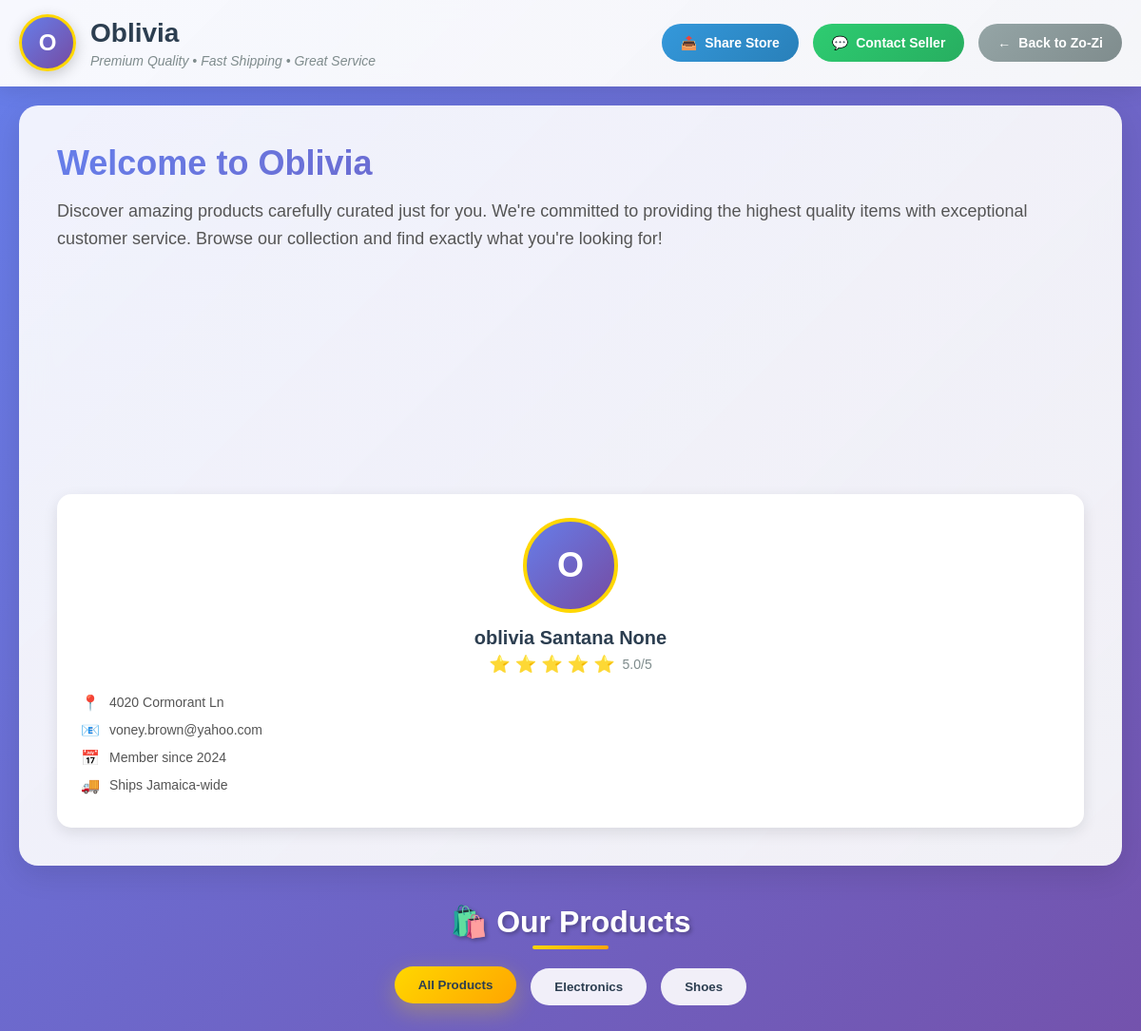
The page /seller/voney.brown@yahoo.com on the database its author committed.
### tables this page shows
CREATE TABLE users (
            email TEXT PRIMARY KEY,
            password TEXT,
            first_name TEXT,
            last_name TEXT,
            is_seller BOOLEAN,
            is_support BOOLEAN DEFAULT FALSE,
            phone_number TEXT,
            address TEXT,
            parish TEXT,
            post_office TEXT,
            profile_picture TEXT,
            discount_used BOOLEAN DEFAULT FALSE,
            notification_preference TEXT,
            business_name TEXT,
            business_address TEXT,
            security_question TEXT,
            security_answer TEXT,
            discount_applied BOOLEAN DEFAULT FALSE,
            gender TEXT,
            delivery_address TEXT,
            billing_address TEXT
        , whatsapp_number TEXT);

CREATE TABLE products (
            product_key TEXT PRIMARY KEY,
            name TEXT,
            price REAL,
            description TEXT,
            image_url TEXT,
            image_urls TEXT,
            shipping TEXT,
            brand TEXT,
            category TEXT,
            original_cost REAL,
            roi REAL,
            sizes TEXT,
            seller_email TEXT,
            sold INTEGER DEFAULT 0,
            clicks INTEGER DEFAULT 0,
            likes INTEGER DEFAULT 0,
            posted_date TEXT,
            amount INTEGER,
            FOREIGN KEY (seller_email) REFERENCES users(email)
        );

### app.py (the view)
@app.route('/seller/<seller_email>')
def seller_store(seller_email):
    try:
        with get_db() as conn:
            cursor = conn.cursor()
            cursor.execute('''
                SELECT u.email, u.first_name, u.last_name, u.business_name, u.business_address,
                       u.profile_picture, u.phone_number, u.parish,
                       AVG(sr.rating) as avg_rating, COUNT(sr.rating) as rating_count,
                       COUNT(DISTINCT p.product_key) as product_count,
                       SUM(p.sold) as total_sales
                FROM users u
                LEFT JOIN seller_ratings sr ON u.email = sr.seller_email
                LEFT JOIN products p ON u.email = p.seller_email
                WHERE u.email = ? AND u.is_seller = 1
                GROUP BY u.email
            ''', (seller_email,))
            seller = cursor.fetchone()
            if not seller:
                return render_template('404.html', error="Seller not found"), 404
            seller_data = dict(seller)
            seller_data['avg_rating'] = round(seller_data['avg_rating'], 1) if seller_data['avg_rating'] else 0
            seller_data['rating_count'] = seller_data['rating_count'] or 0
            seller_data['product_count'] = seller_data['product_count'] or 0
            seller_data['total_sales'] = seller_data['total_sales'] or 0
            seller_data['join_date'] = '2024'
            seller_data['business_description'] = None
            cursor.execute('''
                SELECT * FROM products
                WHERE seller_email = ?
                ORDER BY posted_date DESC, clicks DESC
            ''', (seller_email,))
            products = []
            categories = set()
            for row in cursor.fetchall():
                product_data = dict(row)
                try:
                    product_data['image_urls'] = json.loads(product_data['image_urls'])
                    product_data['sizes'] = json.loads(product_data['sizes'])
                except:
                    product_data['image_urls'] = [product_data['image_url']] if product_data['image_url'] else []
                    product_data['sizes'] = {}
                products.append(product_data)
                if product_data['category']:
                    categories.add(product_data['category'])
            product_categories = sorted(list(categories))
        cart_data = get_cart_items()
        return render_template(
            'enhanced_seller_store.html',  # Use the new template
            seller=seller_data,
            products=products,
            product_categories=product_categories,
            cart_items=cart_data['items'],
            cart_total=cart_data['total'],
            discount=cart_data['discount'],
            user=session.get('user'),
            cart_item_count=cart_data['cart_item_count']
        )
    except Exception as e:
        logger.error(f"Error in enhanced seller_store: {e}")
        return redirect(url_for('find_sellers'))
    @app.route('/seller/<seller_email>')
    def seller_store(seller_email):
        """Enhanced individual seller's store page"""
        try:
            with get_db() as conn:
                cursor = conn.cursor()
                cursor.execute('''
                    SELECT u.email, u.first_name, u.last_name, u.business_name, u.business_address,
                           u.profile_picture, u.phone_number, u.parish,
                           AVG(sr.rating) as avg_rating, COUNT(sr.rating) as rating_count,
                           COUNT(DISTINCT p.product_key) as product_count,
                           SUM(p.sold) as total_sales
                    FROM users u
                    LEFT JOIN seller_ratings sr ON u.email = sr.seller_email
                    LEFT JOIN products p ON u.email = p.seller_email
                    WHERE u.email = ? AND u.is_seller = 1
                    GROUP BY u.email
                ''', (seller_email,))
                seller = cursor.fetchone()
                if not seller:
                    return render_template('404.html', error="Seller not found"), 404
                seller_data = dict(seller)
                seller_data['avg_rating'] = round(seller_data['avg_rating'], 1) if seller_data['avg_rating'] else 0
                seller_data['rating_count'] = seller_data['rating_count'] or 0
                seller_data['product_count'] = seller_data['product_count'] or 0
                seller_data['total_sales'] = seller_data['total_sales'] or 0
                seller_data['join_date'] = '2024'
                seller_data['business_description'] = None
                cursor.execute('''
                    SELECT * FROM products
                    WHERE seller_email = ?
                    ORDER BY posted_date DESC, clicks DESC
                ''', (seller_email,))
                products = []
                categories = set()
                for row in cursor.fetchall():
                    product_data = dict(row)
                    try:
                        product_data['image_urls'] = json.loads(product_data['image_urls'])
                        product_data['sizes'] = json.loads(product_data['sizes'])
                    except:
                        product_data['image_urls'] = [product_data['image_url']] if product_data['image_url'] else []
                        product_data['sizes'] = {}
                    products.append(product_data)
                    if product_data['category']:
                        categories.add(product_data['category'])
                product_categories = sorted(list(categories))
            cart_data = get_cart_items()
            return render_template(
                'enhanced_seller_store.html',  # Use the new template
                seller=seller_data,
                products=products,
                product_categories=product_categories,
                cart_items=cart_data['items'],
                cart_total=cart_data['total'],
                discount=cart_data['discount'],
                user=session.get('user'),
                cart_item_count=cart_data['cart_item_count']
            )
        except Exception as e:
            logger.error(f"Error in enhanced seller_store: {e}")
            return redirect(url_for('find_sellers'))

### app.py (called while the page is built, shortened)
@app.context_processor
def inject_csrf_token():
    return dict(csrf_token=generate_csrf)

@app.context_processor
def inject_csrf_token():
    return dict(csrf_token=generate_csrf)

def get_db():
    conn = sqlite3.connect('zo-zi.db')
    conn.row_factory = sqlite3.Row
    return conn

def get_cart_items():
    try:
        cart = session.get('cart', {})
        if not cart:
            return {
                'items': [],
                'raw_total': 0.0,
                'discount': 0.0,
                'total': 0.0,
                'cart_item_count': 0
            }
    except sqlite3.Error as e:
        logger.error(f"Database error in get_cart_items: {e}\n{traceback.format_exc()}")
        return {
            'items': [],
            'raw_total': 0.0,
            'discount': 0.0,
            'total': 0.0,
            'cart_item_count': 0
        }

### templates/enhanced_seller_store.html (shortened to what this page needs)
<!DOCTYPE html>
<html lang="en">
<head>
</head>
<body>
    <header class="store-header">
        <nav class="store-nav">
            <div class="store-brand">
                {% if seller.profile_picture %}
                    <img src="{{ url_for('static', filename=seller.profile_picture) }}"
                         alt="{{ seller.business_name or seller.first_name }}"
                         class="store-logo"
                         onerror="this.style.display='none'; this.nextElementSibling.style.display='flex'">
                    <div class="default-logo" style="display: none;">
                        {{ (seller.business_name or seller.first_name or 'S')[0].upper() }}
                    </div>
                {% else %}
                    <div class="default-logo">
                        {{ (seller.business_name or seller.first_name or 'S')[0].upper() }}
                    </div>
                {% endif %}
                <div class="store-info">
                    <h1>{{ seller.business_name or (seller.first_name + "'s Store") }}</h1>
                    <div class="store-tagline">Premium Quality • Fast Shipping • Great Service</div>
                </div>
            </div>
            <div class="store-actions">
                <button class="action-btn share-btn" onclick="openShareModal()">
                    <span>📤</span> Share Store
                </button>
                <a href="mailto:{{ seller.email }}" class="action-btn contact-btn">
                    <span>💬</span> Contact Seller
                </a>
                <a href="{{ url_for('index') }}" class="action-btn back-btn">
                    <span>←</span> Back to Zo-Zi
                </a>
            </div>
        </nav>
    </header>
    <section class="store-hero">
        <div class="hero-content">
            <div class="hero-main">
                <h2>Welcome to {{ seller.business_name or (seller.first_name + "'s Store") }}</h2>
                <p class="hero-description">
                    {% if seller.business_description %}
                        {{ seller.business_description }}
                    {% else %}
                        Discover amazing products carefully curated just for you. We're committed to providing
                        the highest quality items with exceptional customer service. Browse our collection and
                        find exactly what you're looking for!
                    {% endif %}
                </p>
                <div class="store-stats">
                </div>
            </div>
            <div class="hero-sidebar">
                <div class="seller-profile">
                    {% if seller.profile_picture %}
                        <img src="{{ url_for('static', filename=seller.profile_picture) }}"
                             alt="{{ seller.first_name }}"
                             class="seller-avatar"
                             onerror="this.style.display='none'; this.nextElementSibling.style.display='flex'">
                        <div class="default-avatar" style="display: none;">
                            {{ (seller.first_name or 'S')[0].upper() }}
                        </div>
                    {% else %}
                        <div class="default-avatar">
                            {{ (seller.first_name or 'S')[0].upper() }}
                        </div>
                    {% endif %}
                    <div class="seller-name">{{ seller.first_name }} {{ seller.last_name }}</div>
                    <div class="seller-rating">
                        <div class="stars">
                            {% if seller.avg_rating and seller.avg_rating > 0 %}
                                {% for i in range(5) %}
                                    {% if i < seller.avg_rating %}⭐{% else %}☆{% endif %}
                                {% endfor %}
                            {% else %}
                                ☆☆☆☆☆
                            {% endif %}
                        </div>
                        <span class="rating-text">
                            {% if seller.avg_rating and seller.avg_rating > 0 %}
                                {{ "%.1f"|format(seller.avg_rating) }}/5
                            {% else %}
                                No ratings yet
                            {% endif %}
                        </span>
                    </div>
                </div>
                <div class="seller-details">
                    <div class="detail-item">
                        <span class="detail-icon">📍</span>
                        <span>{{ seller.business_address or seller.parish or 'Jamaica' }}</span>
                    </div>
                    <div class="detail-item">
                        <span class="detail-icon">📧</span>
                        <span>{{ seller.email }}</span>
                    </div>
                    <div class="detail-item">
                        <span class="detail-icon">📅</span>
                        <span>Member since {{ seller.join_date or '2024' }}</span>
                    </div>
                    <div class="detail-item">
                        <span class="detail-icon">🚚</span>
                        <span>Ships Jamaica-wide</span>
                    </div>
                </div>
            </div>
        </div>
    </section>
    <section class="store-categories">
        <h2 class="section-title">🛍️ Our Products</h2>
        <div class="category-filters">
            <button class="filter-btn active" data-category="all">All Products</button>
            {% if product_categories %}
                {% for category in product_categories %}
                    <button class="filter-btn" data-category="{{ category }}">{{ category }}</button>
                {% endfor %}
            {% endif %}
        </div>
    </section>
</body>
</html>

### rows shown on the page
users: business_name "O", business_name "Oblivia", first_name "O", first_name "oblivia Santana", business_address "4020 Cormorant Ln", email "voney.brown@yahoo.com"
products: category "Electronics"
products: category "Shoes"

### other values the page prints
{{ seller.last_name }} "None"
{{ "%.1f"|format(seller.avg_rating) }} "5.0"
{{ seller.join_date or '2024' }} "2024"
